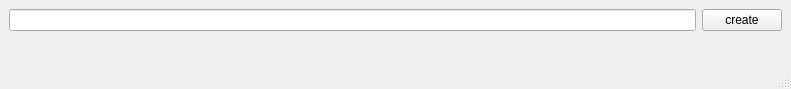
<?xml version="1.0" encoding="UTF-8"?>
<ui version="4.0">
 <class>jt_wire_text</class>
 <widget class="QMainWindow" name="jt_wire_text">
  <property name="geometry">
   <rect>
    <x>0</x>
    <y>0</y>
    <width>791</width>
    <height>89</height>
   </rect>
  </property>
  <property name="windowTitle">
   <string>create text</string>
  </property>
  <widget class="QWidget" name="centralwidget">
   <layout class="QVBoxLayout" name="verticalLayout">
    <item>
     <layout class="QHBoxLayout" name="horizontalLayout">
      <item>
       <widget class="QLineEdit" name="jt_wire_text_input"/>
      </item>
      <item>
       <widget class="QPushButton" name="pushButton">
        <property name="text">
         <string>   create   </string>
        </property>
        <property name="+c" stdset="0">
         <string>'import jt_wire_text;jt_wire_text.ui_create()'</string>
        </property>
       </widget>
      </item>
     </layout>
    </item>
    <item>
     <spacer name="verticalSpacer">
      <property name="orientation">
       <enum>Qt::Vertical</enum>
      </property>
      <property name="sizeHint" stdset="0">
       <size>
        <width>20</width>
        <height>40</height>
       </size>
      </property>
     </spacer>
    </item>
   </layout>
  </widget>
  <widget class="QStatusBar" name="statusbar"/>
 </widget>
 <resources/>
 <connections/>
</ui>
